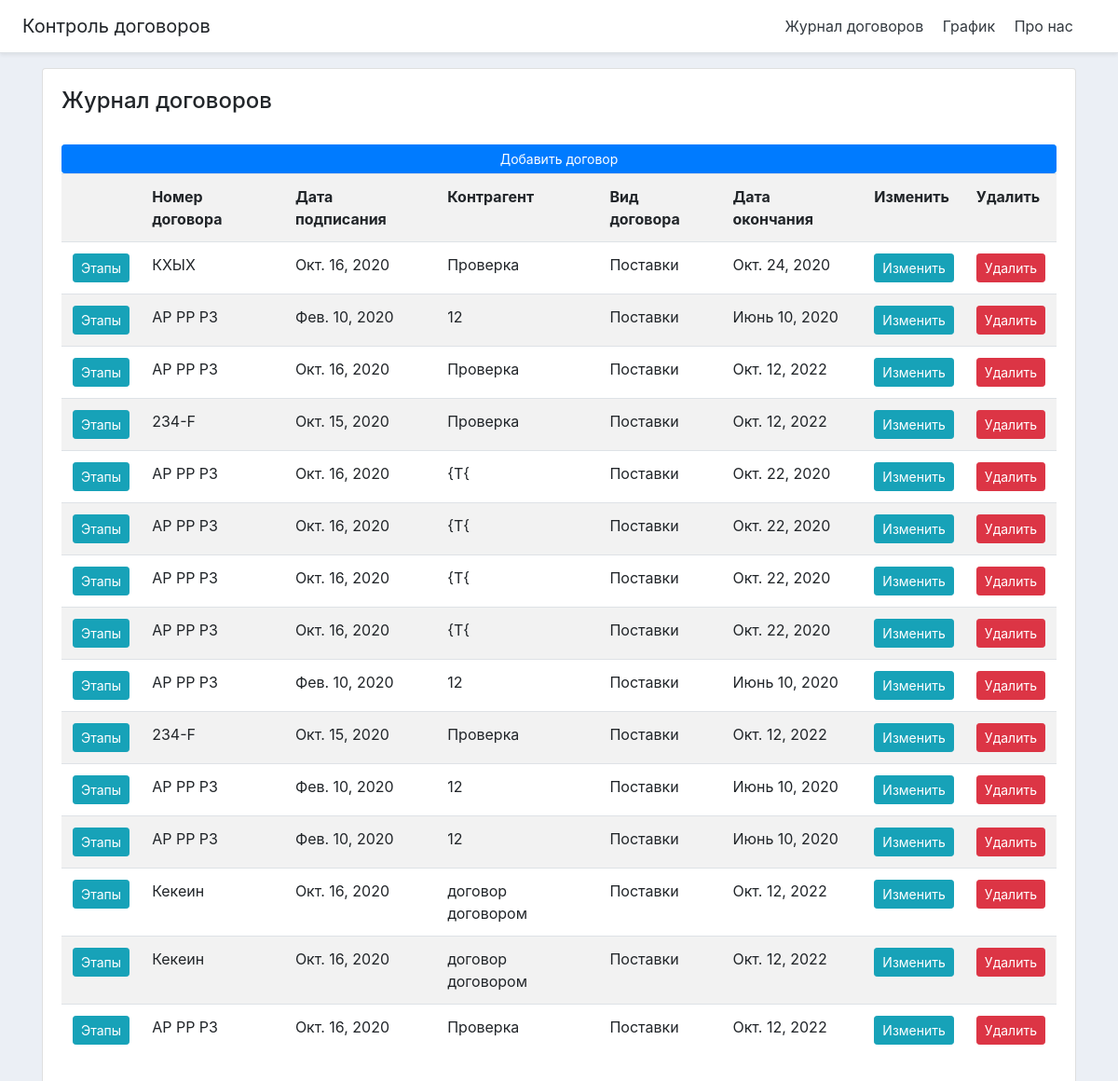
The page / on the database its author committed.
### main/models.py (models this page shows, shortened)
class Contract(models.Model):
    type = 'Поставки'
    date_of_signing = models.DateField('Дата подписания')
    SIDE_CHOICES = [
        ('Поставщик', 'Поставщик'),
        ('Покупатель', 'Покупатель')
    ]
    side = models.CharField(
        'Сторона в договоре',
        max_length=10,
        choices=SIDE_CHOICES,
        default='Покупатель',
    )
    title = models.CharField('Наименование Организации', max_length=200)
    director = models.CharField('Генеральный директор', max_length=100)
    legal_address = models.CharField('Адрес', max_length=254)
    email = models.EmailField('E-mail', max_length=200)
    number_of_contract = models.CharField('Номер договора', max_length=250)
    terms = models.TextField('Содержание работ', null=True)
    name = models.CharField('Наименование', max_length=120)
    amount = models.IntegerField('Количество')
    file = models.FileField('Прикрепленный файл', blank=True, upload_to='static/uploads/%Y/%m/%d/')
    period_of_execution = models.DateField('Срок выполнения')
    date_of_creation = models.DateField('Дата создания', auto_now_add=True)
    PAYMENT = 'На этапе оплаты'
    SIGNING = 'На этапе подписывания'
    STATUS_CHOICES = [
        (PAYMENT, 'На этапе оплаты'),
        (SIGNING, 'На этапе подписывания')
    ]
    status = models.CharField(
        'Статус',
        max_length=21,
        choices=STATUS_CHOICES,
        default=SIGNING,
    )
    class Meta:
        verbose_name = 'Договор'
        verbose_name_plural = 'Договоры'

### main/views.py (the view)
# urls.py: path('', views.index, name='home'),
def index(request):
    contracts = Contract.objects.all()
    return render(request, 'main/index.html', {'title': 'Название вкладки: главная страница', 'contracts': contracts})

### main/templates/main/index.html (shortened to what this page needs)
{% extends 'main/base.html' %}
{% block content %}
    <div class="card card-body">
    <h4>Журнал договоров</h4> <br>
         <a class="btn btn-primary  btn-sm btn-block" href="{% url 'create'  %}">Добавить договор</a>
            <table class="table table-striped">
                <tr>
                    <th></th>
                    <th>Номер договора</th>
                    <th>Дата подписания</th>
                    <th>Контрагент</th>
                    <th>Вид договора</th>
                    <th>Дата окончания</th>
                    <th>Изменить</th>
                    <th>Удалить</th>
                </tr>
                {% for contract in contracts %}
                    <tr>
                        <td><a class="btn btn-sm btn-info" href="{% url 'table' contract.id %}">Этапы</a></td>
                        <td>{{ contract.number_of_contract }}</td>
                        <td>{{ contract.date_of_signing }}</td>
                        <td>{{ contract.title}}</td>
                        <td>{{ contract.type}}</td>
                        <td>{{ contract.period_of_execution}}</td>
                        <td><a class="btn btn-sm btn-info" href="{% url 'update_contract' contract.id %}">Изменить</a></td>
                        <td><a class="btn btn-sm btn-danger" href="{% url 'delete_contract' contract.id %}">Удалить</a></td>
                    </tr>
                {%  endfor %}
            </table>
    </div>
{% endblock %}

### main/templates/main/base.html (shortened to what this page needs)
{%  load static %}
<!doctype html>
<html lang="ru">
<head>
    <link rel="stylesheet" href="https://stackpath.bootstrapcdn.com/bootstrap/4.5.2/css/bootstrap.min.css">
</head>
<body>
    <div class="d-flex flex-column flex-md-row align-items-center p-3 px-md-4 mb-3 bg-white border-bottom shadow-sm">
        <h5 class="my-0 mr-md-auto font-weight-normal">Контроль договоров</h5>
        <nav class="my-2 my-md-0 mr-md-3">
        <a class="p-2 text-dark" href="{% url 'home'%}">Журнал договоров</a>
        <a class="p-2 text-dark" href="{% url 'schedule'%}">График</a>
        <a class="p-2 text-dark" href="{% url 'about'%}">Про нас</a>
    </nav>
    </div>
    <div class="container">
        {% block content %}{% endblock %}
    </div>
</body>
</html>

### main/templates/main/base.html (style rules this page uses)
body { background-color: #ebeff5; }

### rows shown on the page
Contract: number_of_contract "КХЫХ", date_of_signing "Окт. 16, 2020", title "Проверка", type "Поставки", period_of_execution "Окт. 24, 2020"
Contract: number_of_contract "AP PP P3", date_of_signing "Фев. 10, 2020", title "12", type "Поставки", period_of_execution "Июнь 10, 2020"
Contract: number_of_contract "AP PP P3", date_of_signing "Окт. 16, 2020", title "Проверка", type "Поставки", period_of_execution "Окт. 12, 2022"
Contract: number_of_contract "234-F", date_of_signing "Окт. 15, 2020", title "Проверка", type "Поставки", period_of_execution "Окт. 12, 2022"
Contract: number_of_contract "AP PP P3", date_of_signing "Окт. 16, 2020", title "{T{", type "Поставки", period_of_execution "Окт. 22, 2020"
Contract: number_of_contract "AP PP P3", date_of_signing "Окт. 16, 2020", title "{T{", type "Поставки", period_of_execution "Окт. 22, 2020"
Contract: number_of_contract "AP PP P3", date_of_signing "Окт. 16, 2020", title "{T{", type "Поставки", period_of_execution "Окт. 22, 2020"
Contract: number_of_contract "AP PP P3", date_of_signing "Окт. 16, 2020", title "{T{", type "Поставки", period_of_execution "Окт. 22, 2020"
Contract: number_of_contract "AP PP P3", date_of_signing "Фев. 10, 2020", title "12", type "Поставки", period_of_execution "Июнь 10, 2020"
Contract: number_of_contract "234-F", date_of_signing "Окт. 15, 2020", title "Проверка", type "Поставки", period_of_execution "Окт. 12, 2022"
Contract: number_of_contract "AP PP P3", date_of_signing "Фев. 10, 2020", title "12", type "Поставки", period_of_execution "Июнь 10, 2020"
Contract: number_of_contract "AP PP P3", date_of_signing "Фев. 10, 2020", title "12", type "Поставки", period_of_execution "Июнь 10, 2020"
Contract: number_of_contract "Кекеин", date_of_signing "Окт. 16, 2020", title "договор договором", type "Поставки", period_of_execution "Окт. 12, 2022"
Contract: number_of_contract "Кекеин", date_of_signing "Окт. 16, 2020", title "договор договором", type "Поставки", period_of_execution "Окт. 12, 2022"
Contract: number_of_contract "AP PP P3", date_of_signing "Окт. 16, 2020", title "Проверка", type "Поставки", period_of_execution "Окт. 12, 2022"
